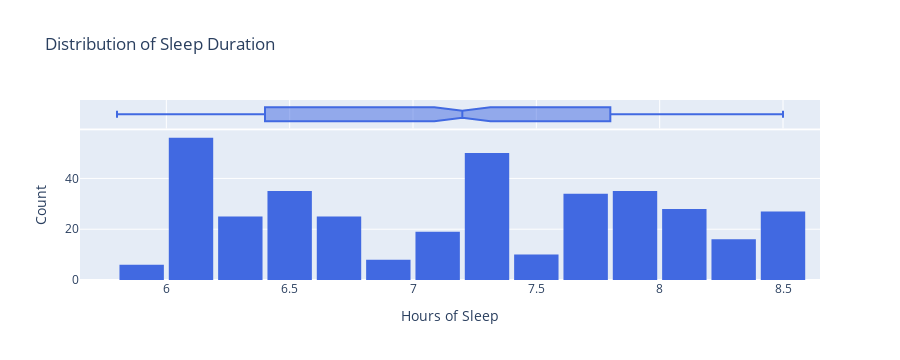

Notebook code cell kept with this figure:
### Markdown cell above
#### Alternative Interactive Graph

### Code cell
px.histogram(
    df, x="Sleep Duration", marginal="box", nbins=20, 
    title="Distribution of Sleep Duration", color_discrete_sequence=["royalblue"]
).update_layout(bargap=0.1, xaxis_title="Hours of Sleep", yaxis_title="Count").show()

### Figure 1 — Plotly figure (JSON) as saved in the notebook; plotly's stock layout.template omitted (floating-point values rounded to 4 significant figures; data arrays with more than 128 entries replaced by an {"elided": "..."} marker saying what was removed)
{"data": [{"alignmentgroup": "True", "bingroup": "x", "hovertemplate": "Sleep Duration=%{x}<br>count=%{y}<extra></extra>", "legendgroup": "", "marker": {"color": "royalblue", "pattern": {"shape": ""}}, "name": "", "nbinsx": 20, "offsetgroup": "", "orientation": "v", "showlegend": false, "type": "histogram", "x": {"elided": "374 float values"}, "xaxis": "x", "yaxis": "y"}, {"alignmentgroup": "True", "hovertemplate": "Sleep Duration=%{x}<extra></extra>", "legendgroup": "", "marker": {"color": "royalblue"}, "name": "", "notched": true, "offsetgroup": "", "showlegend": false, "type": "box", "x": {"elided": "374 float values"}, "xaxis": "x2", "yaxis": "y2"}], "layout": {"bargap": 0.1, "barmode": "relative", "height": 360, "legend": {"tracegroupgap": 0}, "title": {"text": "Distribution of Sleep Duration"}, "xaxis": {"anchor": "y", "autorange": true, "domain": [0, 1], "range": [5.65, 8.65], "title": {"text": "Hours of Sleep"}, "type": "linear"}, "xaxis2": {"anchor": "y2", "autorange": true, "domain": [0, 1], "matches": "x", "range": [5.65, 8.65], "showgrid": true, "showticklabels": false, "type": "linear"}, "yaxis": {"anchor": "x", "autorange": true, "domain": [0, 0.8316], "range": [0, 58.95], "title": {"text": "Count"}}, "yaxis2": {"anchor": "x2", "autorange": true, "domain": [0.8416, 1], "matches": "y2", "range": [-0.5, 0.5], "showgrid": false, "showline": false, "showticklabels": false, "ticks": "", "type": "category"}}}
